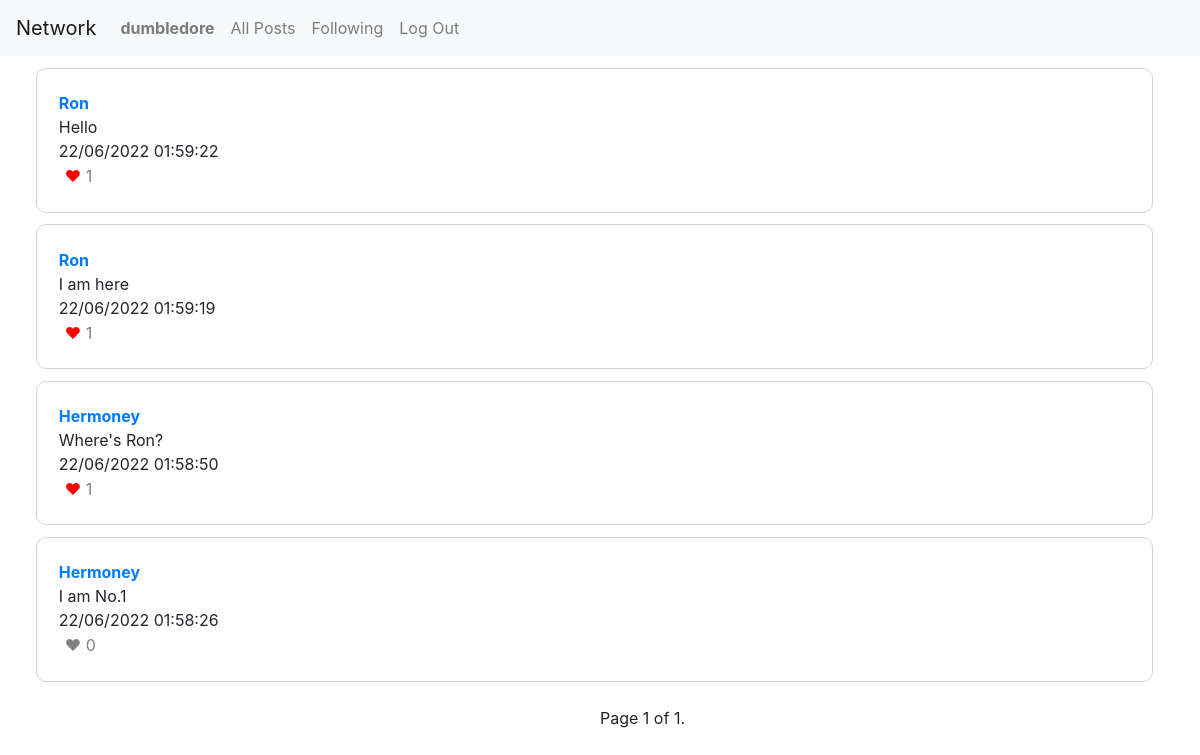
Screenshot of /following (signed in) with the database file from the repository.
### network/models.py (models this page shows, shortened)
class User(AbstractUser):
    pass

class Post(models.Model):
    content = models.TextField()
    author = models.ForeignKey(User, on_delete=models.CASCADE)
    likes = models.ManyToManyField(User, related_name='liked_user', blank=True, null = True)
    created_at = models.TextField(blank=True, null=True)
    updated_at = models.TextField(blank=True, null=True)

### network/views.py (the view)
# urls.py: path("following", views.following, name="following"),
@login_required
def following(request):
    if request.method =="POST":
        if "like" in request.POST:
            user=request.user
            content = request.POST["original_post"]
            Post.objects.get(content=content).likes.add(user)
            return HttpResponseRedirect(reverse("following"))
        elif "unlike" in request.POST:
            user=request.user
            content = request.POST["original_post"]
            Post.objects.get(content=content).likes.remove(user)
            return HttpResponseRedirect(reverse("following"))
    else:
        user=request.user
        if Follow.objects.filter(user=user).exists() != True:
            new_entry = Follow(user=user)
            new_entry.save()
        following = Follow.objects.get(user=user).following
        following_posts = Post.objects.filter(author__in = following.all())
        following_posts = following_posts.order_by("-id").all()
        paginator = Paginator(following_posts, 10)
        page_number = request.GET.get("page")
        page_obj = paginator.get_page(page_number)
        return render(request, "network/following.html", {
                "posts": following_posts,
                "page_obj": page_obj
            })

### network/templates/network/following.html (shortened to what this page needs)
{% extends "network/layout.html" %}
{% block body %}
    <div id="following_post_view" style="margin:1%;">
        {% for post in page_obj %}
        <div style="border: 1px solid lightgray; border-radius: 10px; margin-left: 2%; margin-top: 1%; width:95%; ">
            <form style="padding: 2%;" method="POST">
                <a href="{% url 'profile' post.author %}"><b>{{post.author}}</b></a><br>
                {{post.content}}<br>
                {% if post.updated_at %}
                {{post.updated_at}}(edited)
            {% else %}
                {{post.created_at}}
            {% endif %}
            <br>
            {% if user in post.likes.filter %}
            <button name="unlike" style="color: red; background: none; border: none;" title="Unlike" id="unlike">&hearts; <span style="color: grey;">{{post.likes.count}}</span> </button>
            {% else %}
            <button name="like" style="color: grey; background: none; border: none; " title="Like" id="like">&hearts; {{post.likes.count}}</button>
            {% endif %}
            </form>
    </div>
    {% endfor %}
    <br>
    <div class="pagination" style="margin-left: 50%">
        <span class="step-links">
            <span class="current">
                Page {{ page_obj.number }} of {{ page_obj.paginator.num_pages }}.
            </span>
        </span>
    </div>
{% endblock %}

### network/templates/network/layout.html (shortened to what this page needs)
{% load static %}
<!DOCTYPE html>
<html lang="en">
    <head>
        <link rel="stylesheet" href="https://stackpath.bootstrapcdn.com/bootstrap/4.4.1/css/bootstrap.min.css">
        <link href="{% static 'network/styles.css' %}" rel="stylesheet">
    </head>
    <body>
        <nav class="navbar navbar-expand-lg navbar-light bg-light">
            <a class="navbar-brand" href="{% url 'index' %}">Network</a>
            <div>
              <ul class="navbar-nav mr-auto">
                {% if user.is_authenticated %}
                    <li class="nav-item">
                        <a class="nav-link" href="{% url 'profile' user.username %}"><strong>{{ user.username }}</strong></a>
                    </li>
                {% endif %}
                <li class="nav-item" id="all-posts">
                  <a class="nav-link" href="{% url 'index' %}">All Posts</a>
                </li>
                {% if user.is_authenticated %}
                    <li class="nav-item" id="following">
                        <a class="nav-link" href="{% url 'following' %}">Following</a>
                    </li>
                    <li class="nav-item">
                        <a class="nav-link" href="{% url 'logout' %}">Log Out</a>
                    </li>
                {% endif %}
              </ul>
            </div>
          </nav>
        <div class="body">
            {% block body %}
            {% endblock %}
        </div>
    </body>
</html>

### rows the page displays
User: username "dumbledore"
Post: author "Ron", content "Hello", created_at "22/06/2022 01:59:22", likes.count "1"
Post: author "Ron", content "I am here", created_at "22/06/2022 01:59:19", likes.count "1"
Post: author "Hermoney", content "Where's Ron?", created_at "22/06/2022 01:58:50", likes.count "1"
Post: author "Hermoney", content "I am No.1", created_at "22/06/2022 01:58:26", likes.count "0"

### other values shown
{{ page_obj.number }} "1"
{{ page_obj.paginator.num_pages }} "1"
